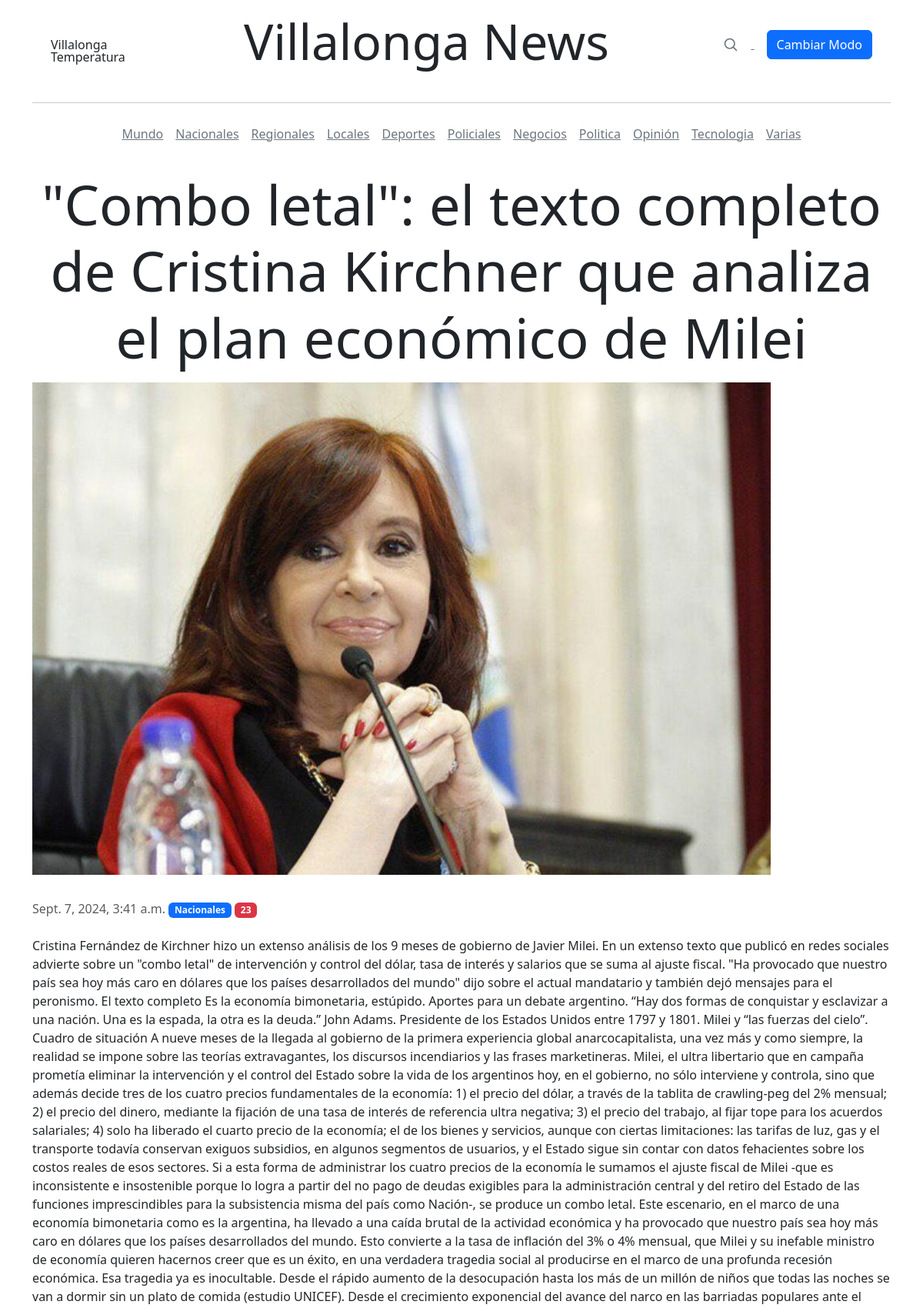
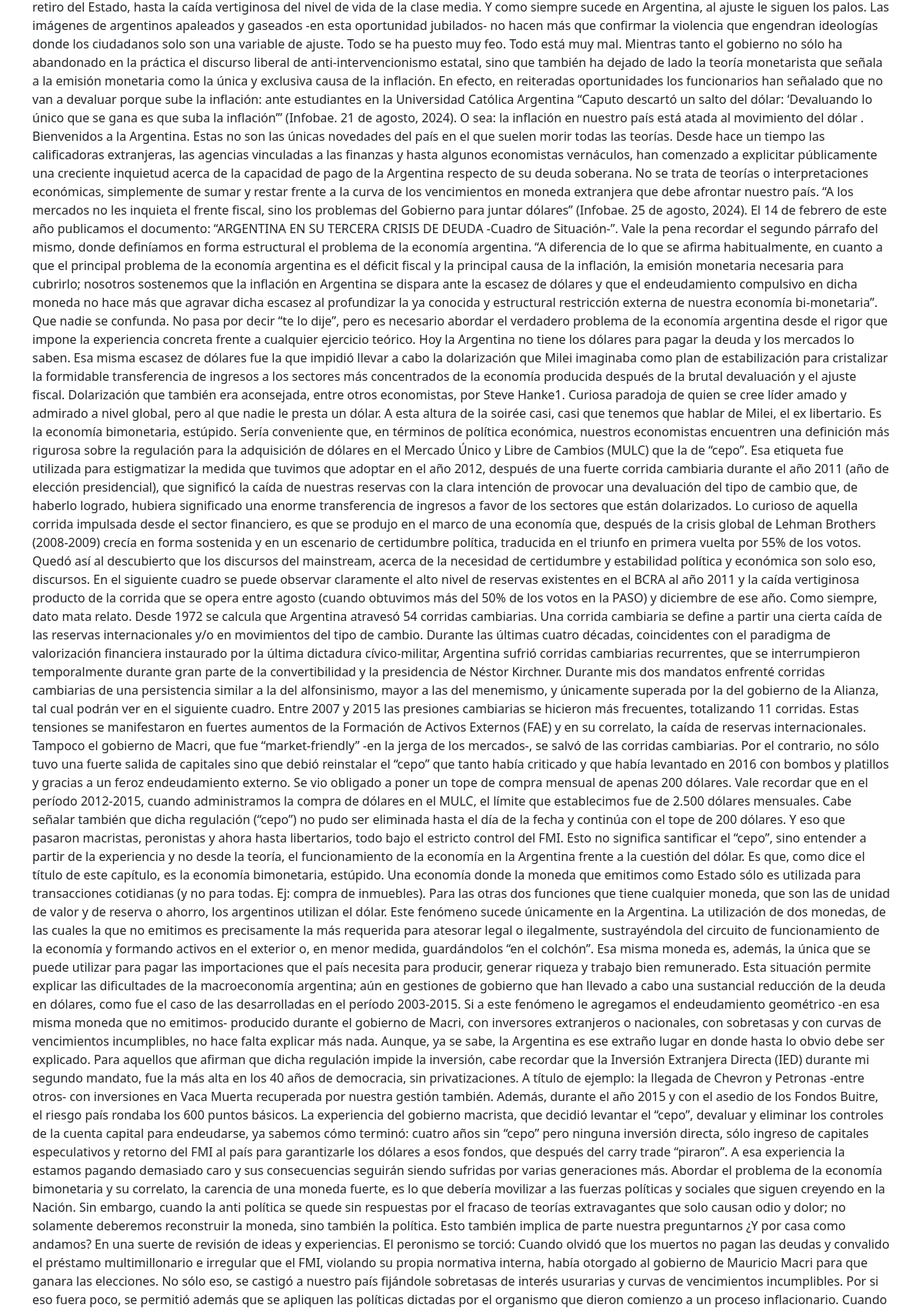
The app's page /articulo/4/ (upper part) with its own data (2 pictures, top to bottom).
### core/models.py (models this page shows, shortened)
class Article(models.Model):
    title = models.CharField(max_length=250)
    lead = models.TextField(null=True)
    body = models.TextField()
    media = models.FileField(upload_to='media/', null=True, blank=True)
    media_footer = models.CharField(max_length=250, blank=True)
    author = models.ForeignKey(User, on_delete=models.CASCADE, related_name='articles')
    category = models.ForeignKey(Category, on_delete=models.CASCADE)
    published_date = models.DateTimeField(auto_now_add=True)
    updated_date = models.DateTimeField(auto_now=True)
    is_featured = models.BooleanField(default=False)
    is_important = models.BooleanField(default=False)
    class Meta:
        ordering = ['-published_date']

class Category(models.Model):
    name = models.CharField(max_length=60, unique=True)
    def __str__(self):
        return self.name

### core/views.py (the view)
# urls.py: path('articulo/<int:id>/', views.article_detail, name='article_detail'),
def article_detail(request, id):
    article_detail = get_object_or_404(Article, id=id)
    return render(request, 'articulo.html', {'article_detail': article_detail})

### core/templates/articulo.html (shortened to what this page needs)
{% load static %}
<!DOCTYPE html>
<html lang="es">
<head>
  <link href="https://cdn.jsdelivr.net/npm/bootstrap@5.3.2/dist/css/bootstrap.min.css" rel="stylesheet"
>
  <link rel="stylesheet" type="text/css"
    href="https://cdnjs.cloudflare.com/ajax/libs/slick-carousel/1.8.1/slick.min.css" />
  <link rel="stylesheet" type="text/css"
    href="https://cdnjs.cloudflare.com/ajax/libs/slick-carousel/1.8.1/slick-theme.min.css" />
  <link rel="stylesheet" href="{% static 'css/blog.css' %}">
</head>
<body>
  <div class="container">
<div class="container">
  <header class="blog-header lh-1 py-3">
    <div class="container">
      <div class="row flex-nowrap justify-content-between align-items-center">
        <div class="col-4 col-sm-2">
          <div id="weatherWidget" class="tie-weather-widget is-animated d-none d-sm-block" title="Weather">
            <div class="weather-wrap">
              <div class="weather-forecast-day small-weather-icons">
                <div class="weather-icon">
                </div>
              </div>
              <div class="city-data">
                <span id="cityName">Villalonga</span>
                <span id="weatherTemp" class="weather-current-temp">Temperatura</span>
              </div>
            </div>
          </div>
        </div>
        <div class="col-4 col-sm-6 text-center">
          <h1 class="display-3 text-center"><a class="blog-header-logo text-dark" href="#" id="titulo-principal">Villalonga News</a></h1>
        </div>
        <div class="col-4 col-sm-3 text-end">
          <div id="collapseButtons" class="collapse d-sm-block">
            <a class="link-secondary me-3 d-none d-sm-inline" href="#" aria-label="Search">
              <svg xmlns="http://www.w3.org/2000/svg" width="20" height="20" fill="none" stroke="currentColor"
                stroke-linecap="round" stroke-linejoin="round" stroke-width="2" class="mx-3" role="img"
                viewBox="0 0 24 24">
                <title>Search</title>
                <circle cx="10.5" cy="10.5" r="7.5"></circle>
                <path d="M21 21l-5.2-5.2"></path>
              </svg>
            </a>
            <button id="modoBtn" class="btn btn-primary">Cambiar Modo</button>
          </div>
        </div>
      </div>
    </div>
  </header>
</div>
    <hr>
    <div class="nav-scroller py-1 mb-2">
      <nav class="nav d-flex justify-content-center">
        <a class="p-2 link-secondary" href="#">Mundo</a>
        <a class="p-2 link-secondary" href="#">Nacionales</a>
        <a class="p-2 link-secondary" href="#">Regionales</a>
        <a class="p-2 link-secondary" href="#">Locales</a>
        <a class="p-2 link-secondary" href="#">Deportes</a>
        <a class="p-2 link-secondary" href="#">Policiales</a>
        <a class="p-2 link-secondary" href="#">Negocios</a>
        <a class="p-2 link-secondary" href="#">Politica</a>
        <a class="p-2 link-secondary" href="#">Opinión</a>
        <a class="p-2 link-secondary" href="#">Tecnologia</a>
        <a class="p-2 link-secondary" href="#">Varias</a>
      </nav>
    </div>
  </div>
  <div class="container-fluid">
    <main class="mt-4">
      <div class="container">
        <h2 class="mb-3 text-center display-2">{{article_detail.title}}</h2>
        <img src="{{ article_detail.media.url }}" alt="{{ article_detail.title }}" class="img-fluid mb-3">
        <span class="text-muted mr-2">{{ article_detail.published_date }}</span>
        <span class="badge bg-primary text-light mr-2">{{ article_detail.category}}</span>
        <span class="badge bg-danger"> 23</span>
        <p class="mt-4">
        </p>
      </div>
    </main>
  </div>
</body>
</html>

### static/css/blog.css (style rules this page uses)
.container { position: relative; }
#titulo-principal { text-decoration: none; }

### records on screen
Article: title "\"Combo letal\": el texto completo de Cristina Kirchner que analiza el plan económico de Milei", media (picture), published_date "Sept. 7, 2024, 3:41 a.m.", category "Nacionales"
